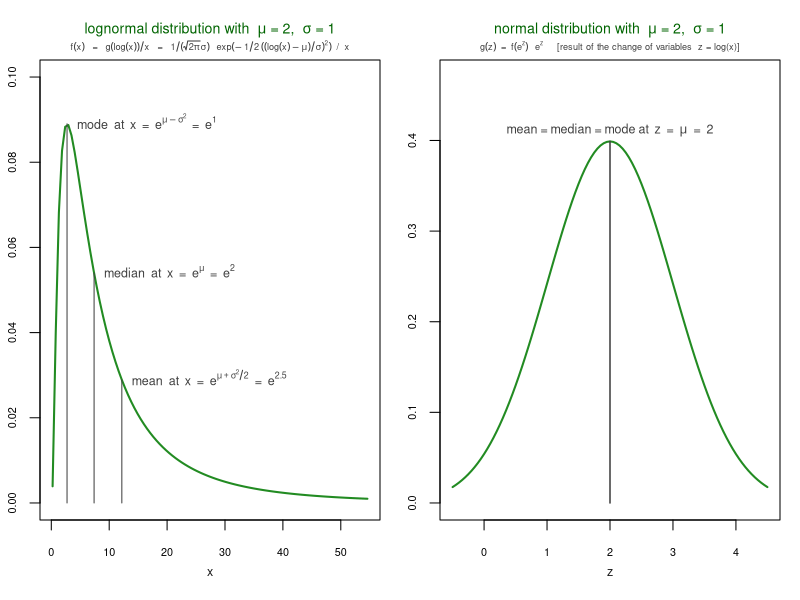

Generate this figure with R:
opar = par(mfrow=c(1,2), mar=c(4,2,3,1), mgp=c(2,1,0))
mu = exp(2)
mulog = log(mu)
sigma = 1
sigmalog = (1)
lnorm = function(x) dlnorm(x, meanlog=mulog, sdlog=sigmalog)

curve( lnorm, exp(-1.5), exp(4.0), col="forestgreen", main=expression(lognormal ~ distribution ~ with * "  " * mu * " = " * 2 * ",  " * sigma * " = " * 1), ylim = c(0,0.1), cex.axis=0.65, cex.main=0.85, ylab="", cex.lab = 0.75, lwd = 2, col.main="darkgreen", col.lab="gray10" )
x = exp(mulog)
points( c(x,x), c(0,lnorm(x)), col="gray25", type="l")
text( x, lnorm(x), expression( median * "  " * at * "  " * x * "  =  " * e^mu * "  =  " * e^2), col="gray25", pos=4, offset=0.5, cex=0.75)
x = exp(mulog + sigma^2/2)
points( c(x,x), c(0,lnorm(x)), col="gray25", type="l")
text( x, lnorm(x), expression( mean * "  " * at * "  " * x * "  =  " * e^{mu ~ + ~ sigma^2/2} * "  =  " * e^2.5), col="gray25", pos=4, offset=0.5, cex=0.75)
x = exp(mulog - sigma^2)
points( c(x,x), c(0,lnorm(x)), col="gray25", type="l")
text( x, lnorm(x), expression( mode * "  " * at * "  " * x * "  =  " * e^{mu ~ - ~ sigma^2} * "  =  " * e^1), col="gray25", pos=4, offset=0.5, cex=0.75)
mtext( expression( f(x) ~ "  =  " ~ g(log(x))/x ~ "  =  " ~  1/(sqrt(2*pi) * sigma) ~ " " ~ exp(-1/2 ~ ((log(x)-mu)/sigma)^2) ~ " / " ~ x), col="gray25", side=3, line=0.2, cex=0.55)

transformed_lnorm = function(x) lnorm(exp(x)) * exp(x)
curve( transformed_lnorm, (-0.5), (4.5), col="forestgreen", main=expression(normal ~ distribution ~ with * "  " * mu * " = " * 2 * ",  " * sigma * " = " * 1), ylim = c(0,0.47), cex.axis=0.65, cex.main=0.85, xlab="z" , ylab="", cex.lab = 0.75, lwd = 2, col.main="darkgreen", col.lab="gray10")
x = (mulog)
points( c((x),(x)), c(0,transformed_lnorm(x)), col="gray25", lwd=1.5, type="l")
text( (x), transformed_lnorm(x), expression( "mean = median = mode at  " * z * "  =  " * mu * "  =  " * 2), col="gray25", pos=3, offset=0.25, cex=0.75)
# text( (x), transformed_lnorm(x), expression( median ), col="gray25", pos=4, offset=0.75, cex=0.7)
# x = exp(mulog + sigma^2/2)
# points( c(log(x),log(x)), c(0,transformed_lnorm(x)), col="gray25", type="l")
# text( log(x), transformed_lnorm(x), expression( mean ), col="gray25", pos=4, offset=0.75, cex=0.7)
# x = (mulog - sigma^2)
# points( c((x),(x)), c(0,transformed_lnorm(x)), col="gray25", type="l")
# text( log(x), transformed_lnorm(x), expression( mode ), col="gray25", pos=4, offset=0.75, cex=0.7)
mtext( expression( g(z) ~ " = " ~ f(e^z) ~ " " ~ e^z ~ "    [result of the change of variables  z = log(x)]"), col="gray25", side=3, line=0.2, cex=0.55)
par(opar)
